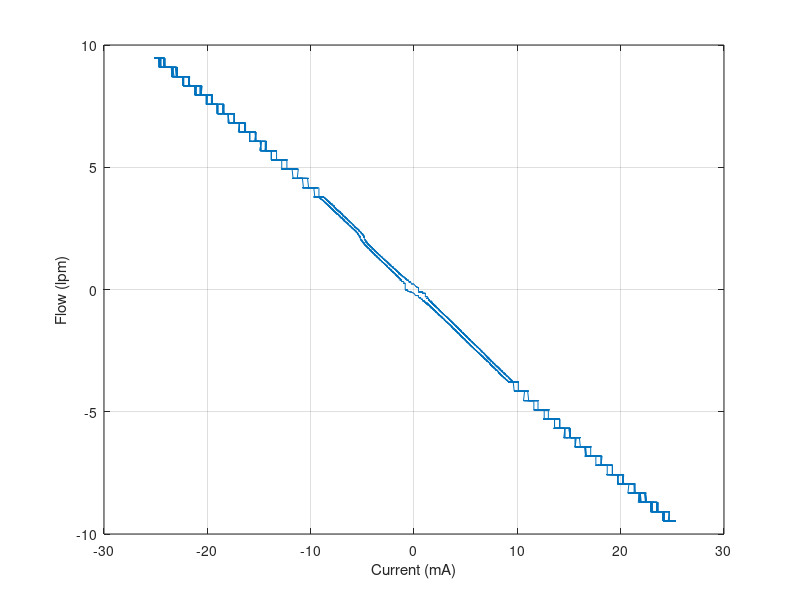
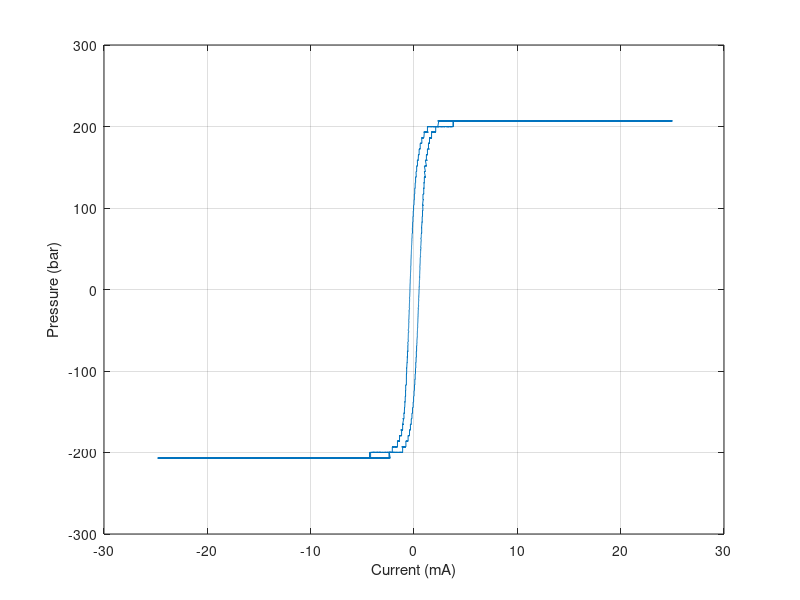
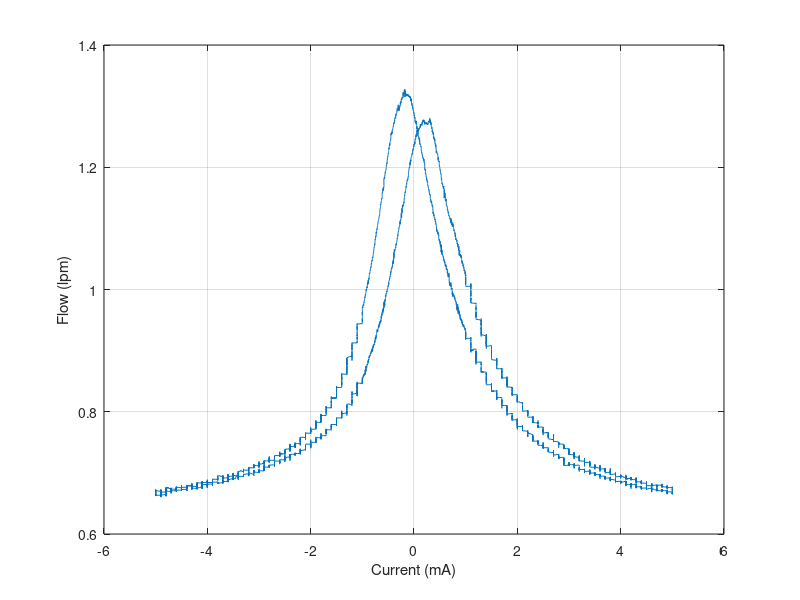
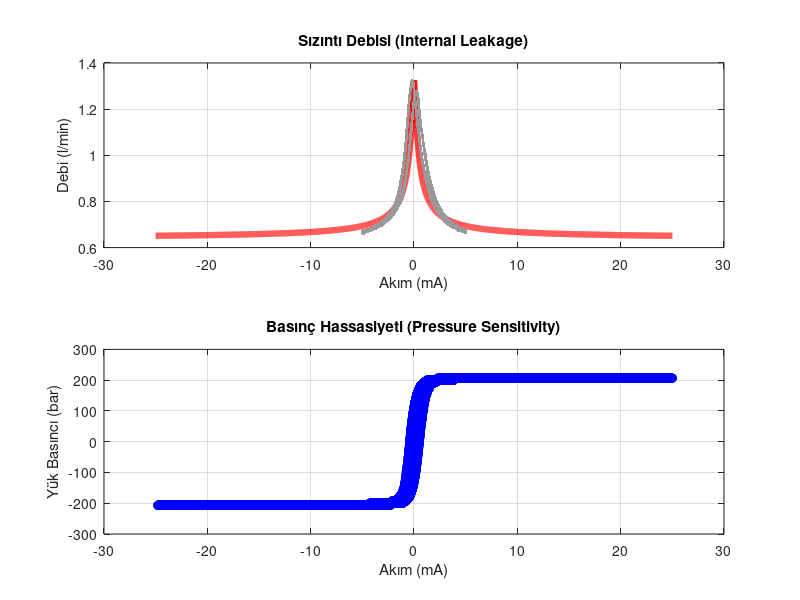

The MATLAB source for these figures, in order:
% Servo Valf Statik Özelliklerinin Test Verileri ile Modellenmesi
% Verilerin Yüklenmesi

%%

clear all
format compact
format long

psi2Pa = 6894.75729;
lpm2m3Ps = 1/60e3; 
m3Ps2lpm = 1/ lpm2m3Ps; 
bar2Pa = 1e5; 
Pa2Bar = 1/1e5; 
addpath('C:\_PhD\4_Tez\3_Tests\1_TestData\_lib');
% constants; 

%%
load("servoData.mat");
close all; 
%% 

% Flow Gain Test
figure
plot(flowGainCurrent_A*1e3,flowGainFlow_lpm,"-")
xlabel("Current (mA)")
ylabel("Flow (lpm)")
grid on

% Pressure Gain Test
figure
plot(pressureGainCurrent_A*1e3,pressureGainPressure_bar,"-")
xlabel("Current (mA)")
ylabel("Pressure (bar)")
grid on

% Leakage Test
figure
plot(leakageCurrent_filtered_A*1e3,leakageFlow_filtered_lpm)
hold on 
xlabel("Current (mA)")
ylabel("Flow (lpm)")
grid on

%% 1. Sisteme Ait Giriş Verileri (Katalog ve Test Koşulları)
close all 

Ps = 2980 * psi2Pa; % 3000psi yapıldı  % [bar] Besleme basıncı (Örnek değer, kendi test verinizle güncelleyin)
Pr = 0;             % [bar] Dönüş hattı basıncı

% Katalogdan veya Testten Alınacak Veriler:
Q_max = max(flowGainFlow_lpm * lpm2m3Ps); 
I_max = 25e-3; 
DeltaP_FlowGain = 1032 * psi2Pa; % Flow gain testleri 1000 psi deltaP'de yapıldı

% Flow gain hesaplama 
K = (sqrt(2) * Q_max) / (sqrt(DeltaP_FlowGain) * I_max) % [m3Ps/sqrt(Pa).A]

Q_tare  = 0.64 * lpm2m3Ps; % Test verisinden elde edildi
Qs_test =  leakageFlow_filtered_lpm * lpm2m3Ps - Q_tare; % Test verisinden elde edildi.
Qs_at_x0 = max(Qs_test)

x0 = Qs_at_x0 / (sqrt(2)*K*sqrt(Ps - Pr));

PL_at_x0 = 193 * bar2Pa;

k = (1/2) * sqrt((Ps - Pr + PL_at_x0)/(Ps - Pr - PL_at_x0)) - 1; 
%% 4. Model Simülasyonu ve Görselleştirme
I_range = linspace(-25e-3, 25e-3, 10e3); % Akım aralığı [A]

% Sürekli f(x) fonksiyonu
f_x = (1 + abs(I_range)/x0).^2 .* (1 + k * abs(I_range)/x0).^2;

% Sızıntı Debisi Modeli (Qs) 
Qs_model =  2 * K * sqrt(Ps - Pr) * (x0 + abs(I_range)) .* (1 + f_x).^(-1/2); 

% Yük Basıncı Modeli (PL) 
PL_model = ((f_x - 1) ./ (f_x + 1)) * (Ps - Pr) .* sign(I_range);

Qs_model = Qs_model + Q_tare; 

% Grafik Çizimi
figure;
subplot(2,1,1);

plot(I_range*1e3, Qs_model*m3Ps2lpm, 'r-', 'LineWidth', 4.5); hold on;
plot(leakageCurrent_filtered_A*1e3, leakageFlow_filtered_lpm, '.','Color',[0.6 0.6 0.6],'LineWidth',0.2); % Test verinizi buraya ekleyin

title('Sızıntı Debisi (Internal Leakage)');
xlabel('Akım (mA)'); ylabel('Debi (l/min)'); grid on;

subplot(2,1,2);
plot(I_range*1e3, PL_model*1/bar2Pa, 'r-', 'LineWidth', 1.5); hold on;
plot(pressureGainCurrent_A*1e3, pressureGainPressure_bar, 'bo'); % Test verinizi buraya ekleyin
title('Basınç Hassasiyeti (Pressure Sensitivity)');
xlabel('Akım (mA)'); ylabel('Yük Basıncı (bar)'); grid on;

%% 
clc 
format long
fprintf('------------------------------------- \n');
fprintf('K değeri \t: \t %1.8f \n',K);
fprintf('Qs_at_x0 \t: \t %1.8f \n',Qs_at_x0);
fprintf('x0 \t \t \t: \t %1.8f \n',x0);
fprintf('k \t \t \t:  \t %1.8f \n',k);
fprintf('------------------------------------- \n');

%% Dara Akış Modelleme 
K_tare = Q_tare/sqrt(Ps - Pr); 
